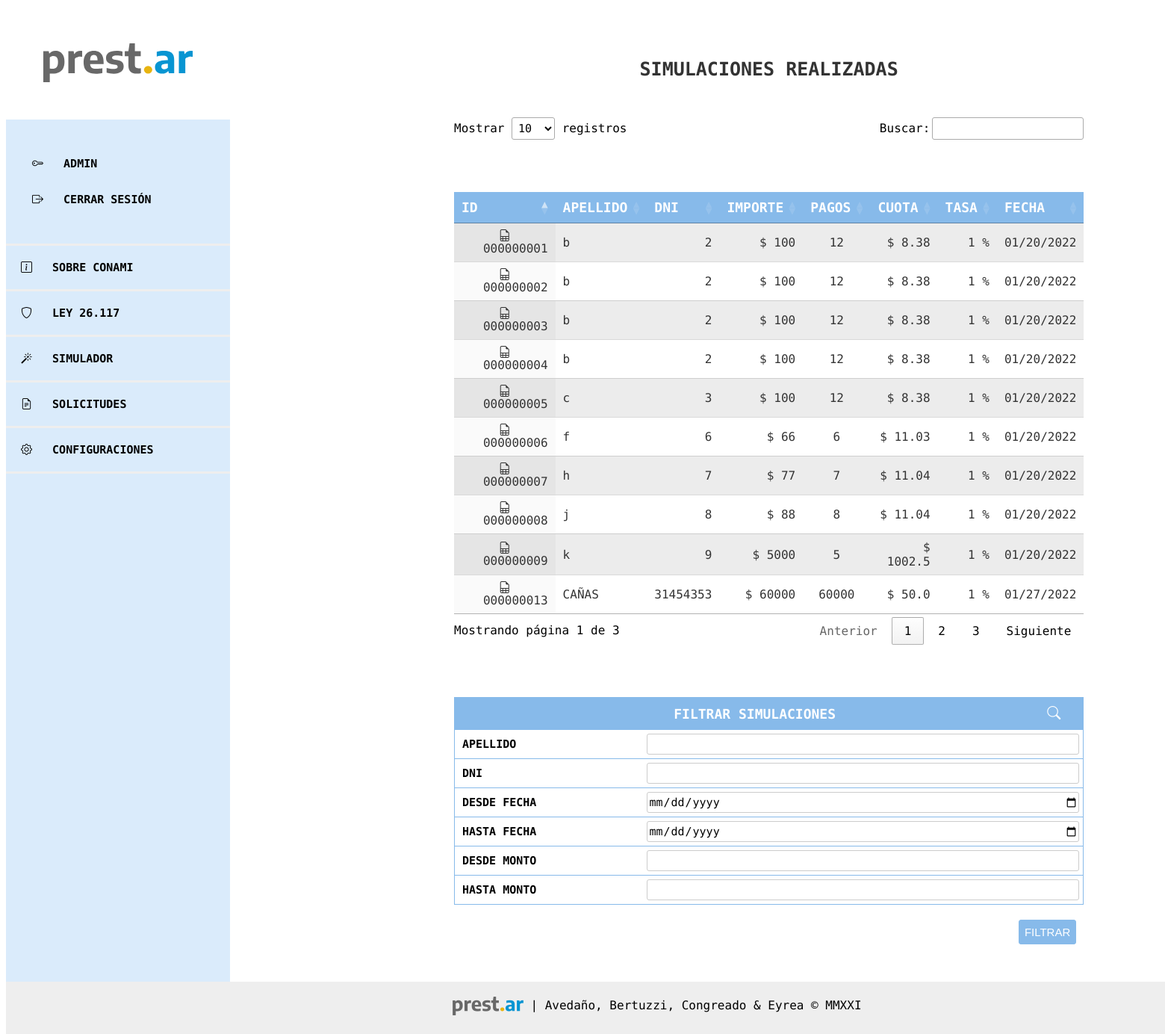
/simulador/list/ (signed in), run on an earlier commit of the app's database.
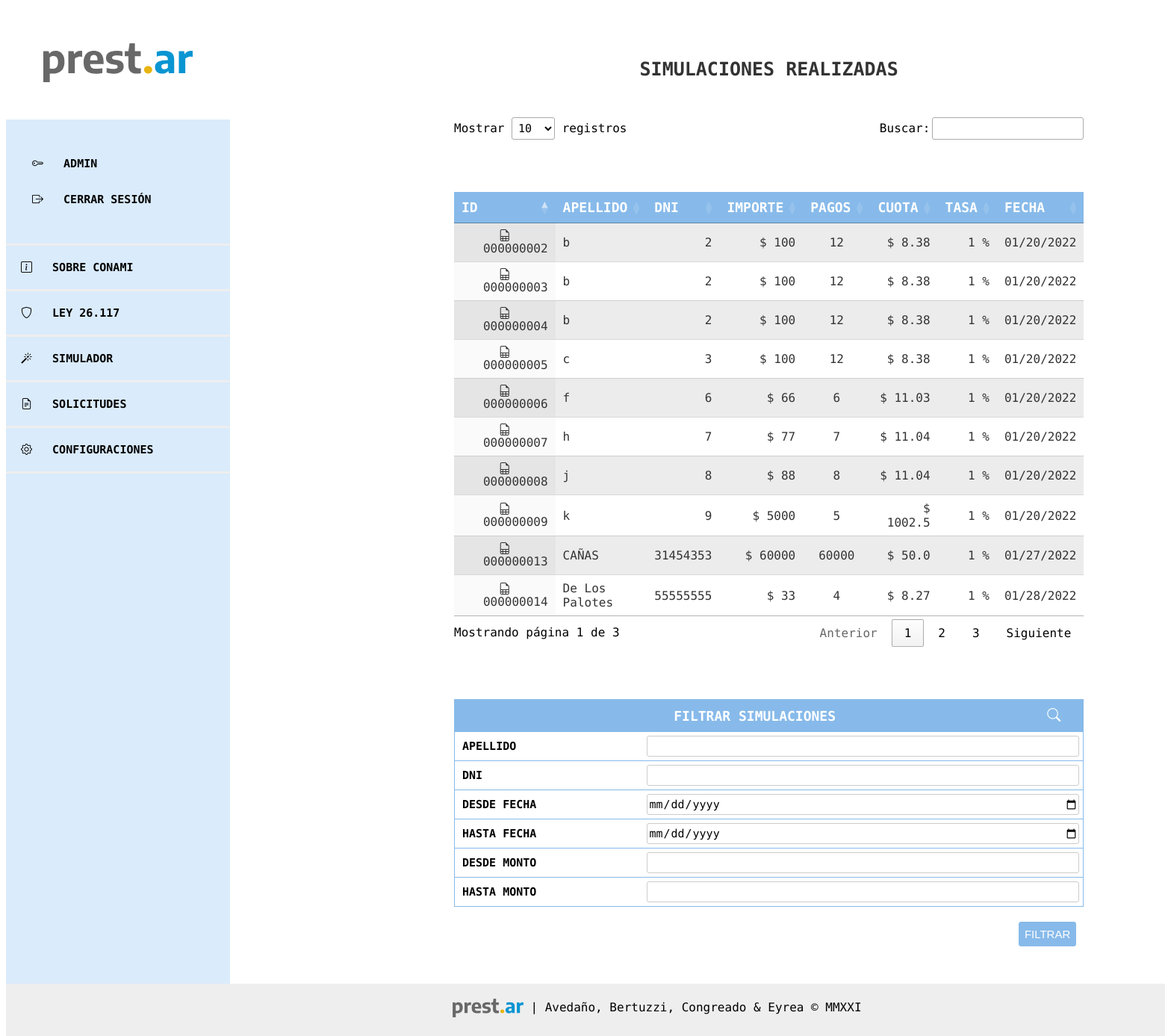
And on a later commit of the database.
### prestamos/models.py (models this page shows, shortened)
class Simulacion(models.Model):
    CUOTAS_LISTA = [
        ('1', '1'),
        ('3', '3'),
        ('6', '6'),
        ('9', '9'),
        ('12', '12'),
        ('18', '18'),
        ('24', '24'),
    ]
    smvm = models.ForeignKey(
        SMVM, on_delete=models.CASCADE, null=True, default=1)
    author = models.ForeignKey(
        settings.AUTH_USER_MODEL, on_delete=models.CASCADE, null=True)  # Acá tiene que quedar el null=True porque se tiene que poder hacer simulaciones sin registrarse
    nombre = models.CharField(max_length=200)
    apellido = models.CharField(max_length=200)
    dni = models.IntegerField(validators=[
                              MaxValueValidator(99999999)])
    importe_solicitado = models.PositiveIntegerField()
    created_date = models.DateTimeField(
        default=timezone.now)
    tasa_id = models.ForeignKey(
        TasaInteres, on_delete=models.CASCADE, null=True, default=1)
    tasa_anual = models.PositiveIntegerField()
    cant_cuotas = models.CharField(max_length=200, choices=CUOTAS_LISTA)
    telefono = models.CharField(max_length=200)
    email = models.CharField(max_length=200)
    cuota_final = models.DecimalField(
        decimal_places=2, max_digits=9, null=True)
    def calculo_cuota(self):
        interes = int(self.tasa_anual)/100
        cant_cuotas = int(self.cant_cuotas)
        calculo_cuota = round(self.importe_solicitado*(interes/12) /
                              (1-(1+(interes/12))**(-cant_cuotas)), 2)
        return round(calculo_cuota, 2)

### prestamos/views.py (the view)
# urls.py: path('simulador/list/', views.simulaciones_list, name='simulaciones_list'),
def simulaciones_list(request):
    simulaciones = SimulacionFilter(
        request.GET, queryset=Simulacion.objects.order_by('-created_date'))
    return render(request, 'simulador/simulaciones_list.html', {'filter': simulaciones})

### prestamos/templates/simulador/simulaciones_list.html (shortened to what this page needs)
{% extends 'base.html' %}
{% block content %}
<header>
	<span>SIMULACIONES REALIZADAS</span>
</header>
<main>
    <table id="example" class="display" style="width:100%">
        <thead>
            <tr class="titulo mayus">
                <th>ID </th>
                <th >APELLIDO </th>
                <th >DNI </th>
                <th >IMPORTE </th>
                <th >PAGOS </th>
				<th >CUOTA </th>
                <th>TASA </th>
                <th >FECHA </th>
            </tr>
        </thead>
        {% if user.is_staff %}
        <tbody>
            {% for simulacion in filter.qs %}
                <tr >
                    <td style="text-align: center;"><a href="{% url 'simulacion_detail' pk=simulacion.pk %}"><i class="bi bi-file-earmark-spreadsheet"></i>&nbsp;&nbsp;&nbsp;{{ simulacion.id|stringformat:"09d" }}</a></td>
                    <td style="text-align: left;">{{ simulacion.apellido }}</td>
                    <td>{{ simulacion.dni }}</td>
                    <td>$ {{ simulacion.importe_solicitado }}</td>
                    <td style="text-align: center;">{{ simulacion.cant_cuotas }}</td>
					<td>$ {{ simulacion.calculo_cuota }}</td>
                    <td>{{ simulacion.tasa_anual }} %</td>
                    <td style="text-align: center;">{{ simulacion.created_date|date:"SHORT_DATE_FORMAT" }}</td>
                </tr>
            {% endfor %}
            {% endif %}
            </tbody>
    </table>
{% if user.is_authenticated %}
<form method="GET" style="padding-top: 70px;">
    <div class="caja">
        <div class="grid-item titulo mayus">
            <span>FILTRAR SIMULACIONES<i style="float:right; padding-right:20px" class="bi bi-search"></i></span>
        </div>
        <div class="grid-item texto" value="APELLIDO">APELLIDO</div>
        <div class="grid-input" value="SIMULACION">{{ filter.form.apellido }}</div>
        <div class="grid-item texto" value="DNI">DNI</div>
        <div class="grid-input" value="SIMULACION">{{ filter.form.dni }}</div>
        <div class="grid-item texto" value="created_date">DESDE FECHA</div>
        <div class="grid-input" value="SIMULACION">{{ filter.form.start_date }}</div>
        <div class="grid-item texto" value="created_date">HASTA FECHA</div>
        <div class="grid-input" value="SIMULACION"> {{ filter.form.end_date }}</div>
        <div class="grid-item texto" value="created_date">DESDE MONTO</div>
        <div class="grid-input" value="FECHA">{{ filter.form.monto_desde }}</div>
        <div class="grid-item texto" value="monto">HASTA MONTO</div>
        <div class="grid-input" value="MONTO">{{ filter.form.monto_hasta }}</div>
    </div>
    <button class="filtrar btn btn-outline-secondary" type="submit" value="FILTRAR">FILTRAR</button>
</form>
{% endif %}
</main>
{% endblock %}

What changed in the data, as far as the page shows it:
removed Simulacion: id "000000001", apellido "b", dni "2", importe_solicitado "100", cant_cuotas "12", calculo_cuota "8.38", tasa_anual "1", created_date "01/20/2022"
now on this page (row unchanged): Simulacion: id "000000014", apellido "De Los Palotes", dni "55555555", importe_solicitado "33", cant_cuotas "4", calculo_cuota "8.27", tasa_anual "1", created_date "01/28/2022"
